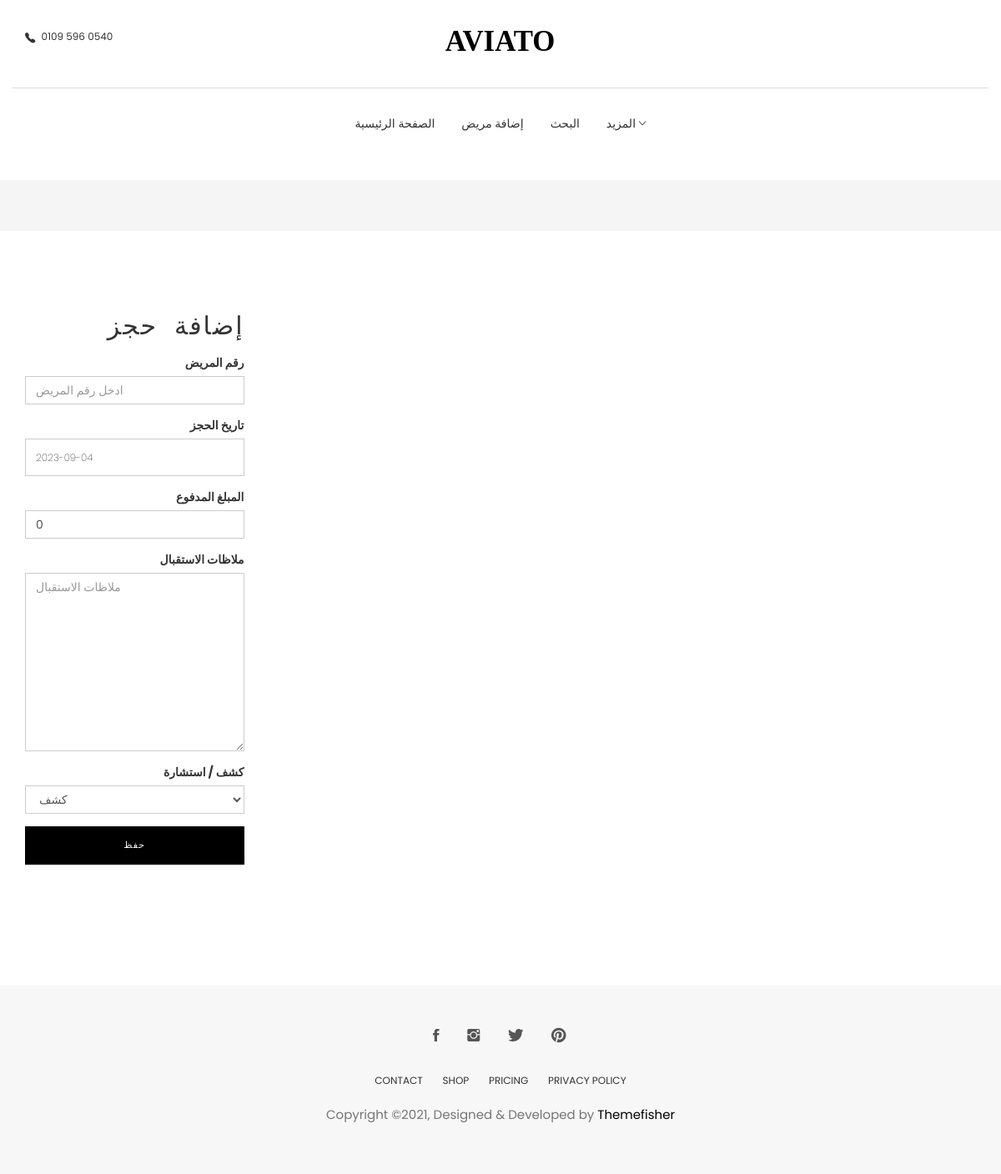
Page / (signed in) on the earlier database version.
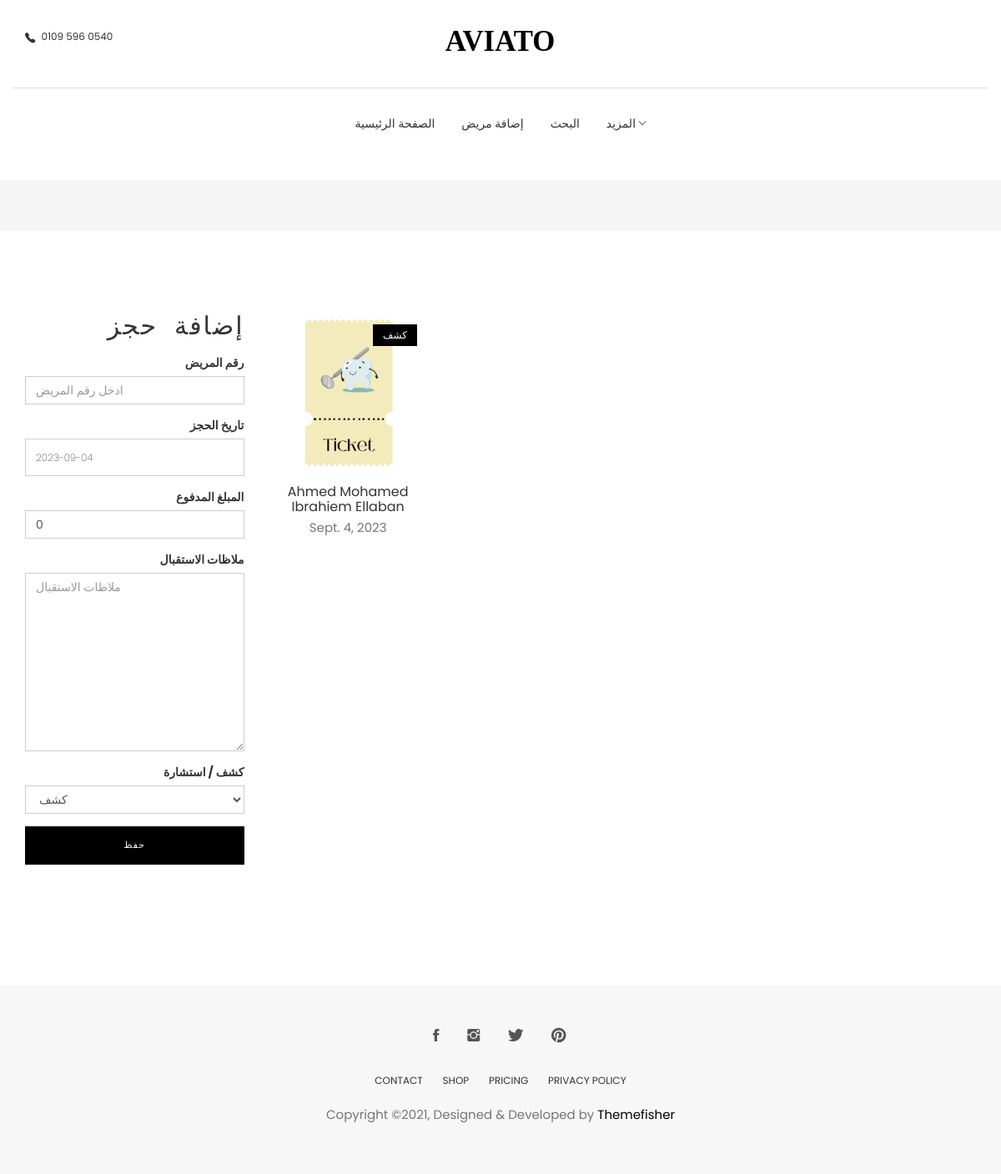
Same page on the later database version.
### dashboard/models.py (models this page shows, shortened)
class Ticket(models.Model):
    id = models.AutoField(primary_key=True, null=False, blank=False)
    patient = models.ForeignKey(Patient, null=False, blank=False, on_delete=models.CASCADE)
    user = models.ForeignKey(User, blank=False, null=False, on_delete=models.DO_NOTHING)
    date = models.DateField(auto_now=True)
    time = models.TimeField(auto_now=True)
    reservation_date = models.DateField(auto_created=True)
    amount_paid = models.IntegerField(null=False, blank=False, default=0)
    notes = models.TextField(max_length=100)
    examinationConsultation = models.CharField(max_length=12, choices=TICKET_TYPE, default=TICKET_TYPE[0][0])

### patient/models.py (models this page shows, shortened)
class Patient(models.Model):
    id = models.AutoField(primary_key=True, null=False, blank=False)
    user = models.ForeignKey(User, on_delete=models.DO_NOTHING)
    full_name = models.CharField(max_length=40, null=False, blank=False)
    phone = models.CharField(max_length=11, null=True, blank=False)
    age = models.IntegerField(null=True, blank=True, default=0)
    city = models.CharField(max_length=15, null=False, blank=False)
    description = models.TextField(max_length=1000)

### dashboard/views.py (the view)
# urls.py: 2. Add a URL to urlpatterns:  path('', views.home, name='home')
@login_required
def home(request, *args, **kwargs):
    form = TicketsForm(request.POST)
    queryset = Ticket.objects.filter(reservation_date=get_date())
    if request.method == 'POST':
        if form.is_valid():
            over_ride_form = form.save(commit=False)
            over_ride_form.user = request.user
            over_ride_form.patient = get_object_or_404(Patient, id=form.cleaned_data['get_patient'])
            over_ride_form.save()
        return redirect(request.META['HTTP_REFERER'])
    else:
        form = TicketsForm()
    context = {
        "page_title": 'الرئيسية',
        'form': form,
        'tickets': queryset,
    }
    return render(request, 'home.html', context)

### dashboard/forms.py (shortened to what this page needs)
class TicketsForm(forms.ModelForm):
    get_patient = forms.IntegerField()
    class Meta:
        model = Ticket
        fields = ['get_patient', 'reservation_date', 'amount_paid', 'notes', 'examinationConsultation']
    def __init__(self, *args, **kwargs):
        super().__init__(*args, **kwargs)
        self.fields['get_patient'].widget.attrs['placeholder'] = 'ادخل رقم المريض'
        self.fields['get_patient'].label = 'رقم المريض'
        self.fields['reservation_date'].label = 'تاريخ الحجز'
        self.fields['reservation_date'].dafult_value =''
        self.fields['reservation_date'].initial = f"{get_date()}"
        self.fields['amount_paid'].label =  "المبلغ المدفوع"
        self.fields['amount_paid'].dafult_value =''
        self.fields['notes'].label =  "ملاظات الاستقبال"
        self.fields['notes'].dafult_value =''
        self.fields['examinationConsultation'].label = " كشف / استشارة"
        self.fields['examinationConsultation'].dafult_value =''
        self.fields['examinationConsultation'].label = " كشف / استشارة"
        self.fields['examinationConsultation'].dafult_value =''

### dashboard/templates/home.html (shortened to what this page needs)
{% extends 'base.html' %}
{% load static %}
{% load bootstrap4 %}
{% block form %}
<form method="POST" enctype="multipart/form-data" style="text-align:right;" onsubmit="disableButton(this)">
    <h4 class="widget-title" style="text-align:right; font-family:monospace; font-size:30px;">إضافة حجز</h4>
    {% bootstrap_form form %}
    <input class="btn btn-main text-center w-100" type="submit" value="حفظ" id="submitButton">
</form>
{% endblock %}
{% block patients %}
			{% for ticket in tickets %}
			<div class="col-md-3">
				<div class="product-item">
					<div class="product-thumb">
						<span class="bage">{{ticket.examinationConsultation}}</span>
						<img class="img-responsive" src="{% static 'images/Ticket.png' %}" alt="Ticket-img" />
					</div>
					<div class="product-content">
						<h4>{{ticket.patient.full_name}}</h4>
						{% if ticket.reservation_date == ticket.date %}
						<p class="price">{{ticket.reservation_date}}</p>
						{% endif %}
					</div>
				</div>
			</div>
			{% endfor %}
{% endblock %}

Differences in the rows shown:
added Ticket: examinationConsultation "كشف", patient.full_name "Ahmed Mohamed Ibrahiem Ellaban", reservation_date "Sept. 4, 2023"
